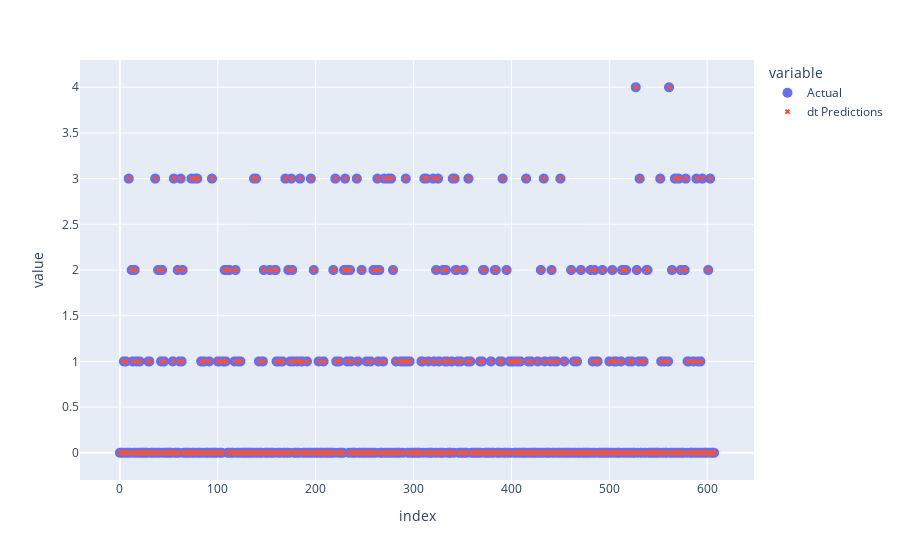

The notebook cell saved with this chart:
### Code cell
# Create a scatter plot using Plotly Express with 'Actual' and 'dt Predictions' columns from the DataFrame 'df'
fig = px.scatter(df[['Actual' , 'dt Predictions']])
fig.update_traces(marker=dict(symbol='circle', size=10), selector=dict(mode='markers'))
fig.update_traces(marker=dict(symbol='x', size=5), selector=dict(mode='markers', name='dt Predictions'))
fig.show()

### Figure 1 — Plotly figure (JSON) as saved in the notebook; plotly's stock layout.template omitted (floating-point values rounded to 4 significant figures; data arrays with more than 128 entries replaced by an {"elided": "..."} marker saying what was removed)
{"data": [{"hovertemplate": "variable=Actual<br>index=%{x}<br>value=%{y}<extra></extra>", "legendgroup": "Actual", "marker": {"color": "#636efa", "size": 10, "symbol": "circle"}, "mode": "markers", "name": "Actual", "showlegend": true, "type": "scattergl", "x": {"elided": "608 int values"}, "xaxis": "x", "y": {"elided": "608 int values"}, "yaxis": "y"}, {"hovertemplate": "variable=dt Predictions<br>index=%{x}<br>value=%{y}<extra></extra>", "legendgroup": "dt Predictions", "marker": {"color": "#EF553B", "size": 5, "symbol": "x"}, "mode": "markers", "name": "dt Predictions", "showlegend": true, "type": "scattergl", "x": {"elided": "608 int values"}, "xaxis": "x", "y": {"elided": "608 int values"}, "yaxis": "y"}], "layout": {"legend": {"title": {"text": "variable"}, "tracegroupgap": 0}, "margin": {"t": 60}, "xaxis": {"anchor": "y", "domain": [0, 1], "title": {"text": "index"}}, "yaxis": {"anchor": "x", "domain": [0, 1], "title": {"text": "value"}}}}
